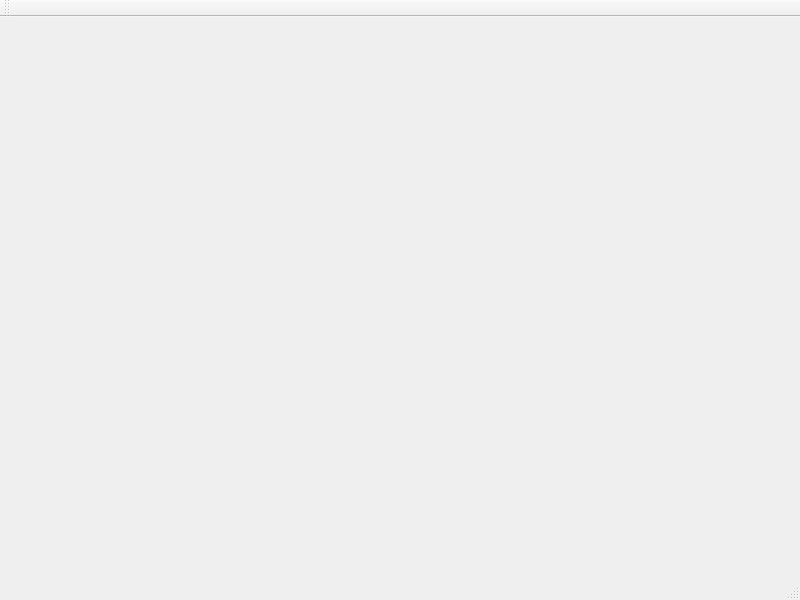
<?xml version="1.0" encoding="UTF-8"?>
<ui version="4.0">
 <class>MainWindow</class>
 <widget class="QMainWindow" name="MainWindow">
  <property name="geometry">
   <rect>
    <x>0</x>
    <y>0</y>
    <width>800</width>
    <height>600</height>
   </rect>
  </property>
  <property name="windowTitle">
   <string>MainWindow</string>
  </property>
  <widget class="QWidget" name="centralWidget"/>
  <widget class="QStatusBar" name="statusBar"/>
  <widget class="QToolBar" name="toolBar">
   <property name="windowTitle">
    <string>toolBar</string>
   </property>
   <property name="toolButtonStyle">
    <enum>Qt::ToolButtonTextUnderIcon</enum>
   </property>
   <attribute name="toolBarArea">
    <enum>TopToolBarArea</enum>
   </attribute>
   <attribute name="toolBarBreak">
    <bool>false</bool>
   </attribute>
  </widget>
  <action name="actionget_defines">
   <property name="text">
    <string>get defines</string>
   </property>
  </action>
  <action name="actionversion">
   <property name="text">
    <string>版本</string>
   </property>
  </action>
 </widget>
 <resources/>
 <connections/>
</ui>
